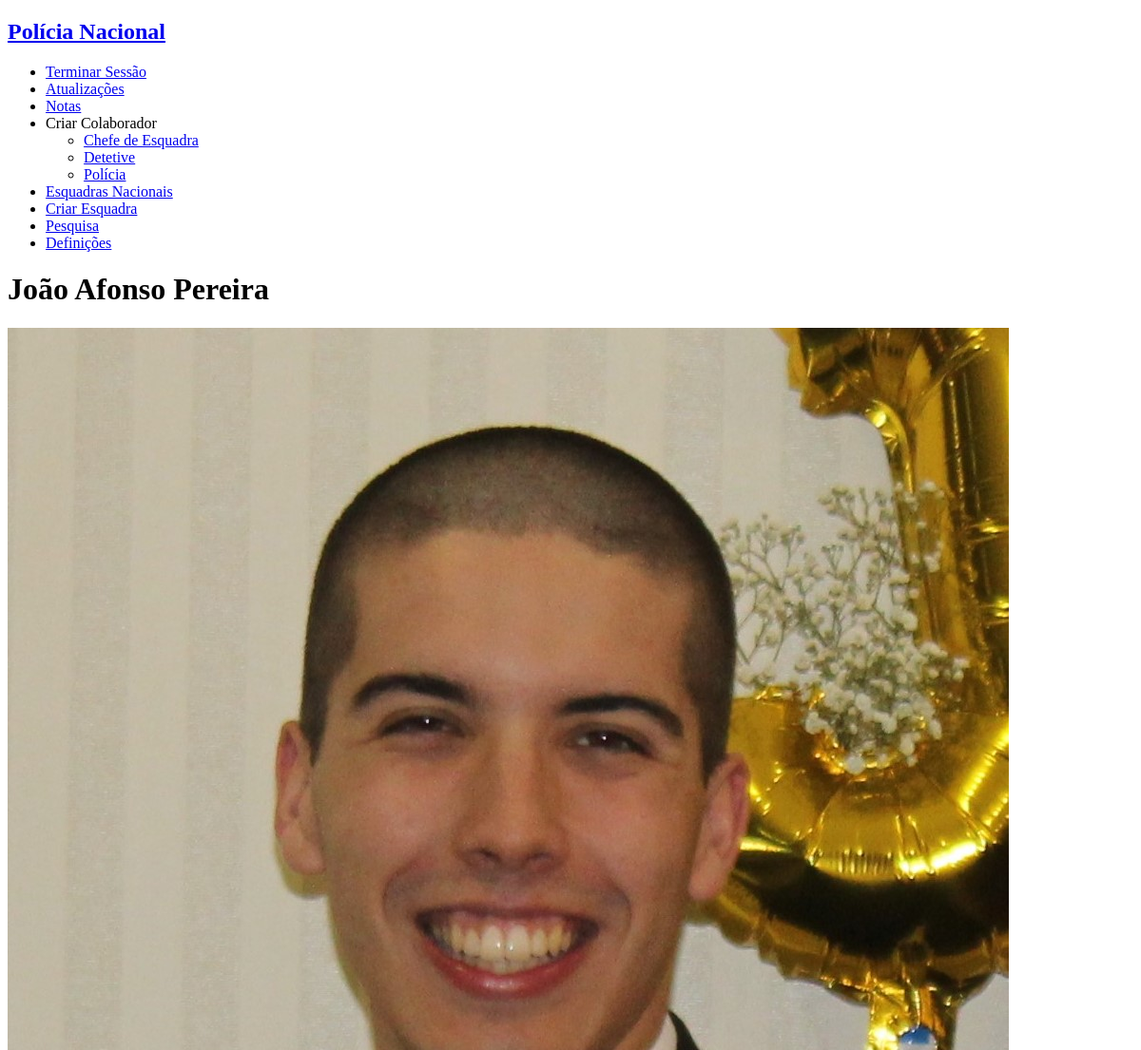
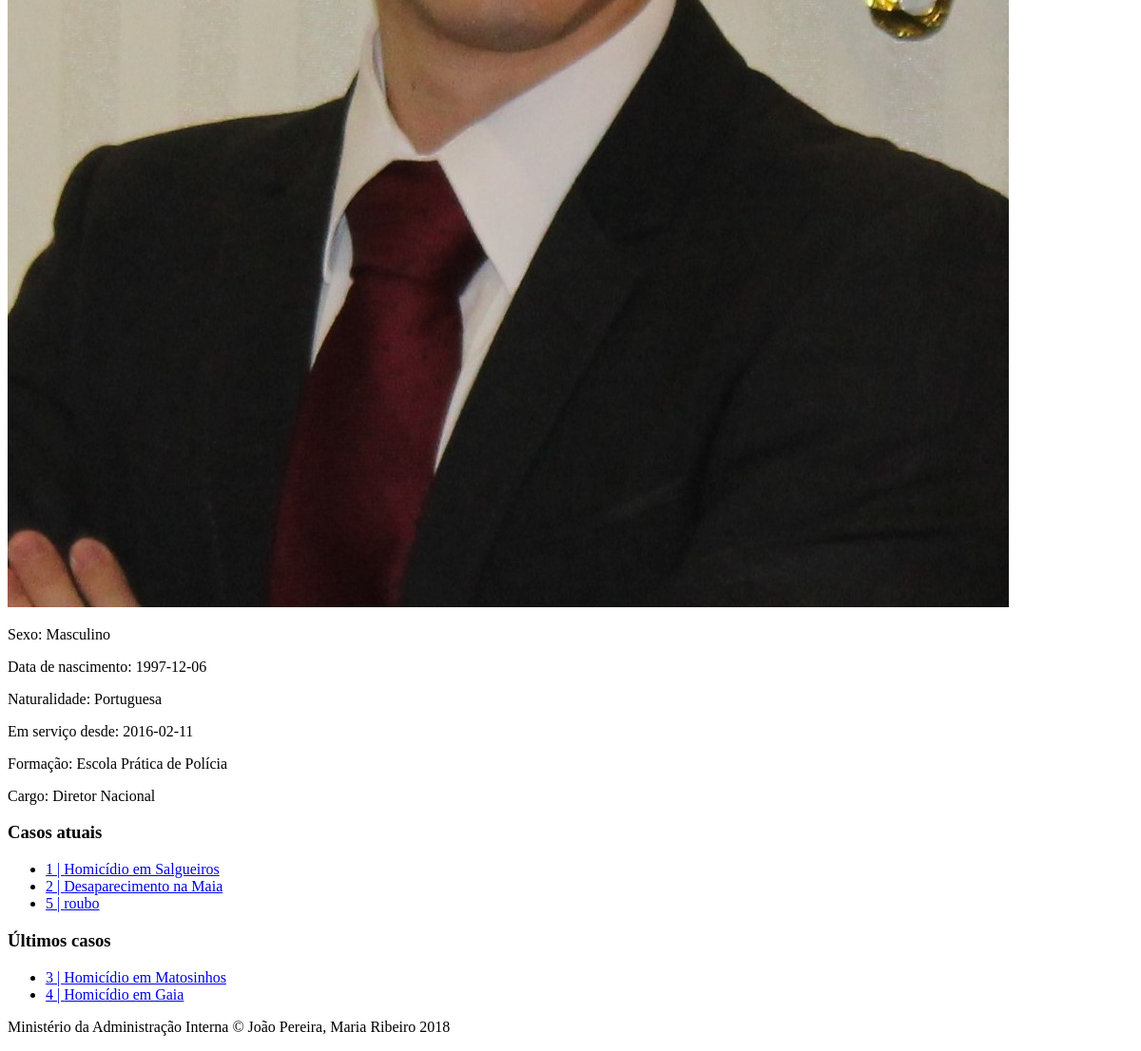
Before: /main.php (signed in) with the older database file (2 pictures, top to bottom).
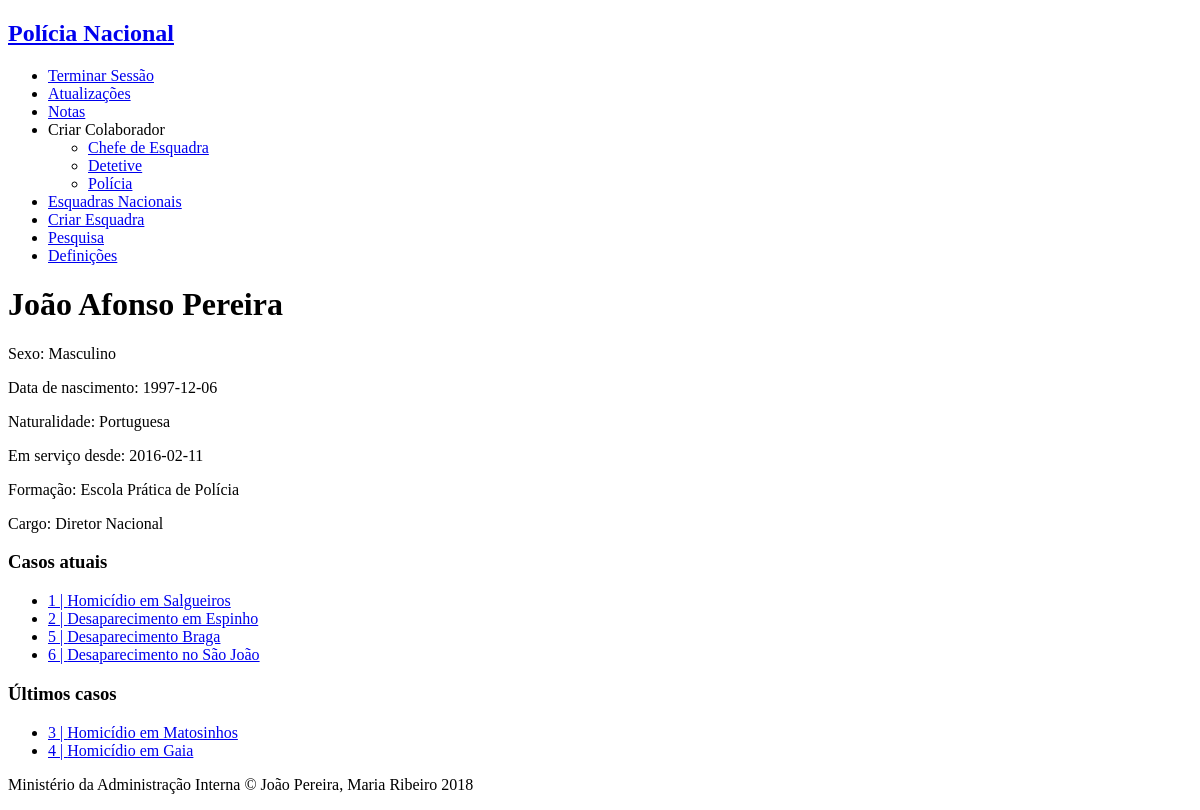
After: the same page with the newer database file.
### tables this page shows
CREATE TABLE occurrences (
    id INTEGER PRIMARY KEY,
    type integer REFERENCES occ_type NOT NULL,
    title VARCHAR NOT NULL,
    chief_detective VARCHAR REFERENCES personnel,
    state VARCHAR REFERENCES states NOT NULL ,
    oppening_date date NOT NULL,
    location VARCHAR NOT NULL,
    description VARCHAR NOT NULL,
    station VARCHAR REFERENCES stations NOT NULL
);

### database/connection.php (called while the page is built, shortened)
<?php $db = new PDO('sqlite:database/database.db');
function getUserByUsername($username) {
  global $db;
  $query = $db->prepare('SELECT * FROM personnel WHERE username = ?');
  $query->execute(array($username));
  return $query->fetch();
}
function GetAllOccurrences() {
  global $db;
  $query = $db->prepare('SELECT * FROM occurrences');
  $query->execute();
  return $query->fetchAll();
}

### main.php (the view, shortened to what this page needs)
 <?php
include_once('database/connection.php');
$username = $_SESSION['username'];
?>
<!DOCTYPE html>
<html>
<?php include_once('common/header_aside.php'); ?>
<body>
    <div id="personal_info">
        <h1><?php echo $user['fullname']?></h1>
        <p> <?php if (isset($user['profile_pic'])) { ?>
            <img src="profile_pic/<?=$username?>.jpg">
        <?php }?></p>
        <p> Sexo: <?php echo $user['gender'] ?></p>
        <p> Data de nascimento: <?php echo $user['birthdate'] ?>  </p>
        <p> Naturalidade: <?php echo $user['naturality'] ?> </p>
        <p> Em serviço desde: <?php echo $user['start_service'] ?> </p>
        <p> Formação: <?php echo $user['school'] ?> </p>
        <p> Cargo: <?php echo $user['position'] ?> </p>
    </div>
    <?php if ($user['position']=='Diretor Nacional'){
        $occurrences=GetAllOccurrences();
    }elseif ($user['position']=='Chefe de Esquadra'){
        $occurrences=GetOccurrencesByStation($station['id']);
    }elseif ($user['position']=='Detetive'){
        $occurrences=GetOccurrencesByUsernameAndMinorOccurrences($username,$station['id']);
    }elseif ($user['position']=='Polícia'){
        $occurrences=GetOccurrencesByUsername($username);
    }
    if (!empty($occurrences)) { ?>
        <div id="current_work">
            <h3>Casos atuais</h3>
            <ul>
                <?php foreach($occurrences as $occurrence) { ?>
                    <?php if ($occurrence['state']=='Aberto') {?>
                        <?php echo "<li><a href='single_occurrence.php?id=" . $occurrence['id'] . "'>" . $occurrence['id'] . " | " . $occurrence['title'] . "</a></li>" ; ?>
                    <? } ?>
                <? } ?>
            </ul>
        </div>
        <div id="past_work">
            <h3>Últimos casos</h3>
            <ul>
                <?php foreach($occurrences as $occurrence) { ?>
                    <?php if ($occurrence['state']=='Fechado' or $occurrence['state']=='Arquivado') { ?>
                        <?php echo "<li><a href='single_occurrence.php?id=" . $occurrence['id'] . "'>" . $occurrence['id'] . " | " . $occurrence['title'] . "</a></li>" ; ?>
                    <? } ?>
                <? } ?>
            </ul>
        </div>
    <? } ?>
</body>
<?php include_once('common/footer.php'); ?>
</html>

Changed rows visible on the page:
changed occurrences id 2: title "Desaparecimento na Maia" → "Desaparecimento em Espinho"
changed occurrences id 5: title "roubo" → "Desaparecimento Braga"
added occurrences: id "6", title "Desaparecimento no São João", shown under "Casos atuais"
